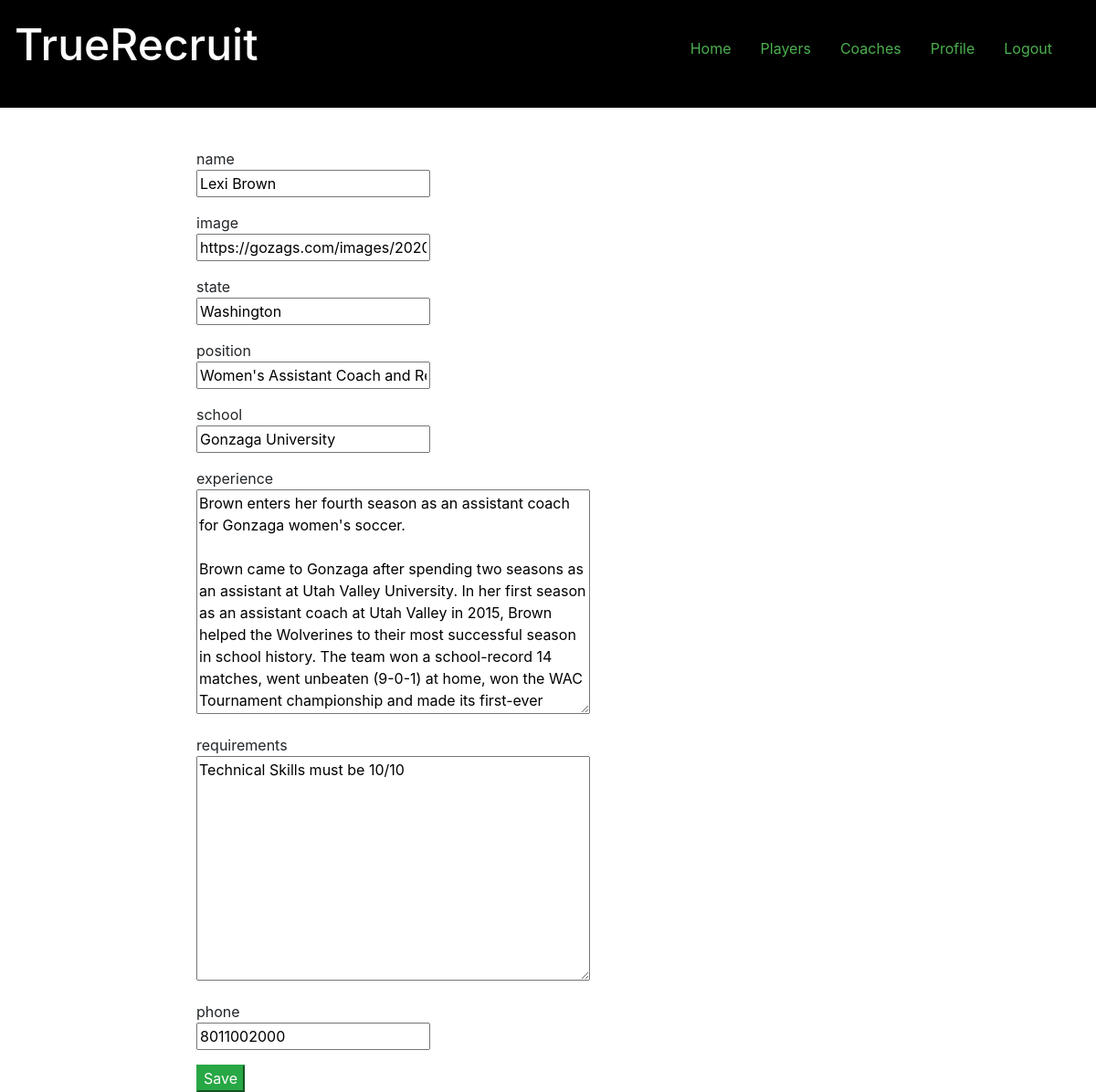
/recruit/profile/8/update (signed in), run on an earlier commit of the app's database.
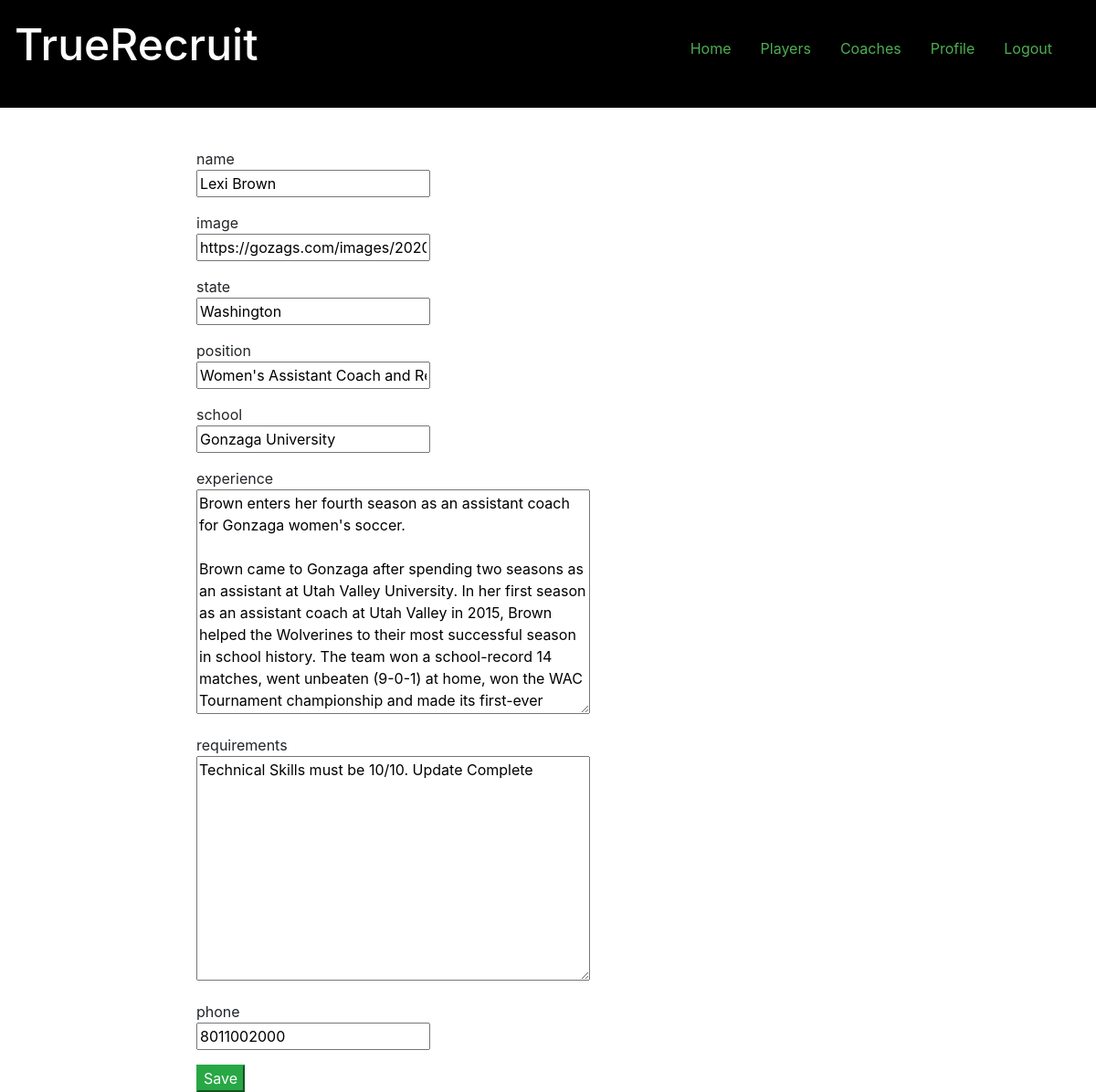
And on a later commit of the database.
### recruit/models.py (models this page shows, shortened)
class CoachMore(models.Model):
    coach = User.objects.latest('date_joined')
    user = models.OneToOneField(User, on_delete=models.CASCADE, default=coach)
    name = models.CharField(max_length=200)
    image = models.CharField(max_length=2000, default='https://st2.depositphotos.com/1338217/6803/v/950/depositphotos'
                                                      '_68039059-stock-illustration-soccer-coach-with-ball.jpg')
    state = models.CharField(max_length=200)
    school = models.CharField(max_length=200)
    position = models.CharField(max_length=200)
    experience = models.TextField(max_length=2000)
    email = models.CharField(max_length=200 , default=coach)
    phone = models.CharField(max_length=200)
    requirements = models.TextField(max_length=2000)
    readonly_fields = ["user", "email"]

### recruit/views.py (the view)
# urls.py: path('profile/<int:id>/update', views.update_p, name="updateprofile"),
@login_required
def update_p(request, id):
    profile = User.objects.get(id=id)
    email = profile.email
    if profile.type == 'PLAYER':
        user = PlayerMore.objects.get(email=email)
        form = CreatePlayer(request.POST or None, instance=user, initial={'user': request.user, 'email':request.user.email})
    else:
        user= CoachMore.objects.get(email=email)
        form = CreateCoach(request.POST or None, instance=user, initial={'user': request.user, 'email':request.user.email})
    if form.is_valid():
        form.save()
        return redirect('recruit:profile')
    return render(request, 'recruit/profileform.html', {'form':form, 'profile':profile})

### recruit/forms.py
class CreateCoach(forms.ModelForm):
    class Meta:
        model = CoachMore
        fields = ['user', 'email', 'name', 'image','state', 'position', 'school', 'experience', 'requirements', 'phone']
        readonly = ('user', 'email')

### recruit/templates/recruit/profileform.html (shortened to what this page needs)
{%  extends 'recruit/base.html' %}
{% block body %}
<div class="col-md-8 offset-md-2">
<form method="POST">
    {% for field in form %}
        {% if field.name == 'user' %}
            <label>{{ field.name.as_hidden }}</label>
            {{ field.as_hidden }}
        {% elif field.name == 'email' %}
            <label>{{ field.name.as_hidden }}</label>
            {{ field.as_hidden }}
        {% else %}
            <div class="form-group">
                {{ field.name }}
                <br>
                {{ field }}
            </div>
        {% endif %}
    {% endfor %}
    <button type="submit" class="btn-success">Save</button>
</form>
</div>
{% endblock body %}

### recruit/templates/recruit/base.html (shortened to what this page needs)
{% load static %}
<!doctype html>
<html lang="en">
<head>
    <link rel="stylesheet" href="https://stackpath.bootstrapcdn.com/bootstrap/4.5.2/css/bootstrap.min.css">
    <link rel="stylesheet" href="{% static 'recruit/style.css'%}">
</head>
<body>
<header style="padding-bottom: 20px">
 <nav class = "navbar navbar-dark " style="padding-bottom: 20px; background: black;">
    <a href="{% url 'recruit:home' %}"><h1 class="navbar-brand" style= font-size:3em;">TrueRecruit</h1></a>
     <div class="navbar">
                <a href="{% url 'recruit:home' %}" class="nav-item nav-link">Home</a>
                 <a href="{% url 'recruit:player_list' %}" class="nav-item nav-link">Players</a>
                 <a href="{% url 'recruit:coach_list' %}" class="nav-item nav-link">Coaches</a>
                  {% if user.is_authenticated %}
             <a class="nav-item nav-link" href="{% url 'recruit:profile' %}">Profile</a>
                      <a class="nav-item nav-link" href="{% url 'recruit:logout' %}">Logout</a>
        {% else %}
              <a class="nav-item nav-link" href="{% url 'recruit:login' %}">Login</a>
                       <a href="{% url 'recruit:register' %}" class="nav-item nav-link">Register</a>
        {% endif %}
    </div>
 </nav>
</header>
{% block body %}
{% endblock %}
</body>
</html>

### recruit/static/recruit/style.css (style rules this page uses)
nav a { color: #4CAF50; }

What changed in the data, as far as the page shows it:
changed CoachMore "Lexi Brown": requirements "Technical Skills must be 10/10" → "Technical Skills must be 10/10. Update Complete"
